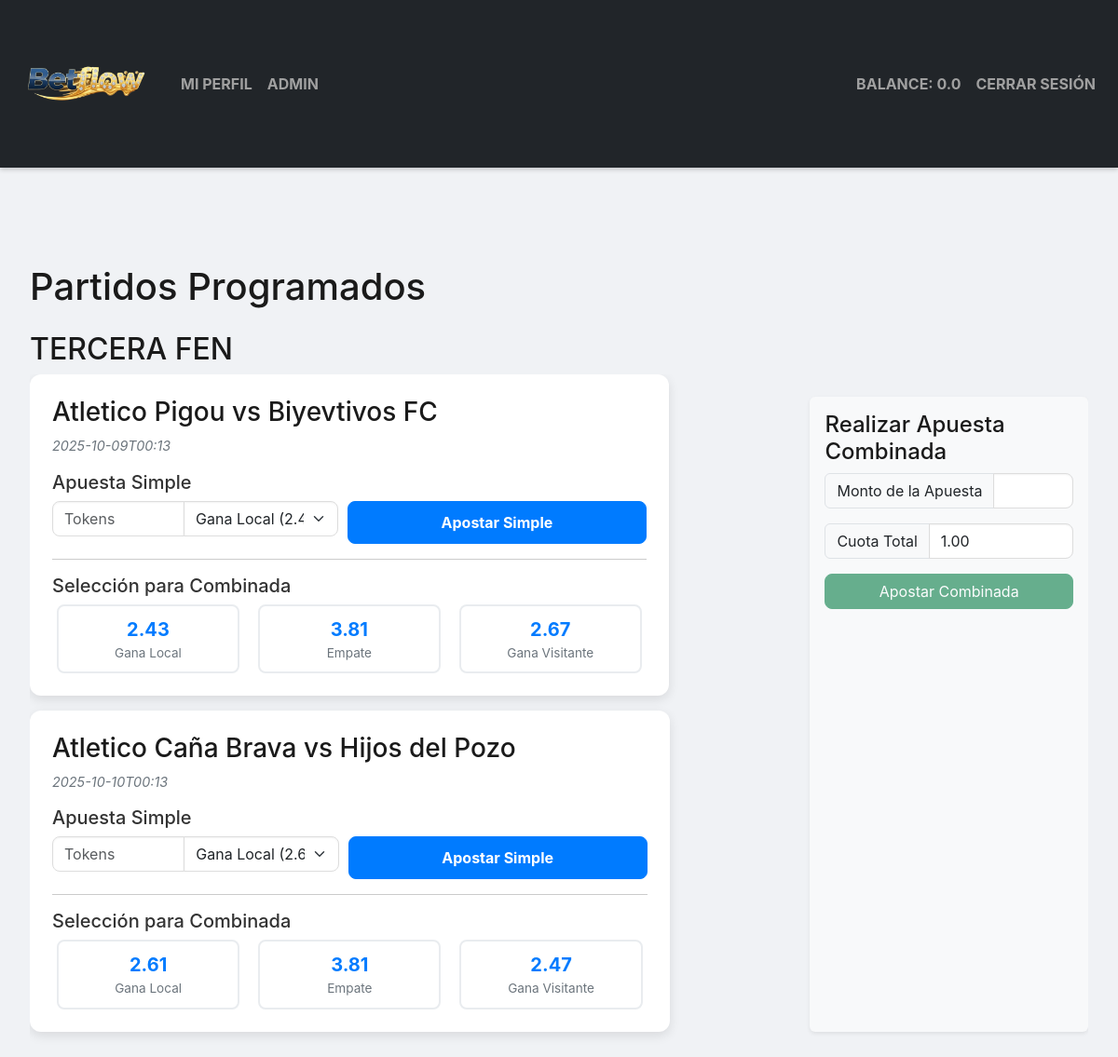
Page / (signed in) on the earlier database version.
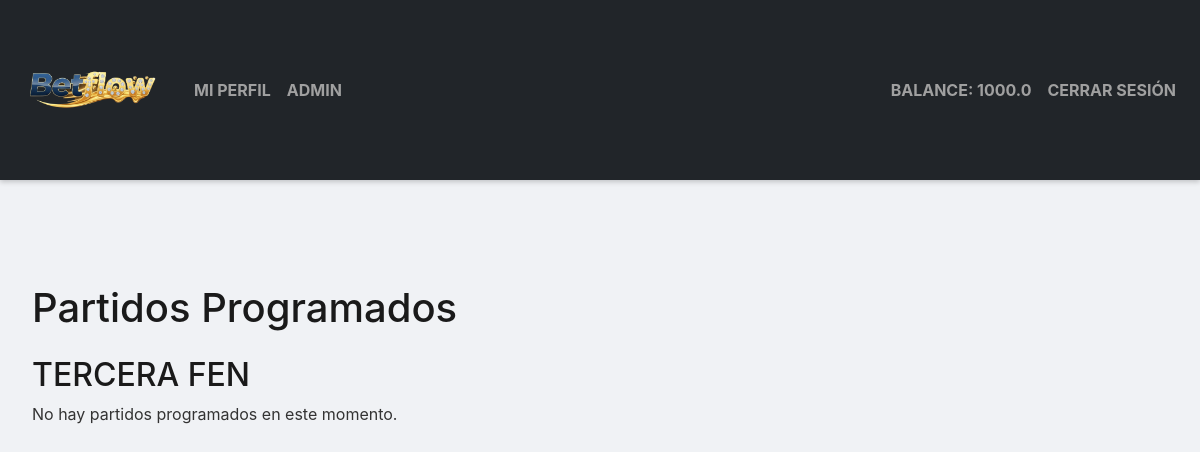
Same page on the later database version.
### tables this page shows
CREATE TABLE users (
    user_id INTEGER PRIMARY KEY AUTOINCREMENT,
    username TEXT UNIQUE NOT NULL,
    email TEXT UNIQUE NOT NULL,
    password_hash TEXT NOT NULL,
    token_balance REAL NOT NULL DEFAULT 1000.00,
    is_admin BOOLEAN NOT NULL DEFAULT 0
);

CREATE TABLE odds (
    odds_id INTEGER PRIMARY KEY AUTOINCREMENT,
    match_id INTEGER NOT NULL,
    odds_home REAL NOT NULL,
    odds_draw REAL NOT NULL,
    odds_away REAL NOT NULL,
    FOREIGN KEY (match_id) REFERENCES matches (match_id)
);

CREATE TABLE teams (
    team_id INTEGER PRIMARY KEY AUTOINCREMENT,
    team_name TEXT UNIQUE NOT NULL
);

CREATE TABLE matches (
    match_id INTEGER PRIMARY KEY AUTOINCREMENT,
    home_team_id INTEGER NOT NULL,
    away_team_id INTEGER NOT NULL,
    match_datetime TEXT NOT NULL,
    status TEXT NOT NULL DEFAULT 'SCHEDULED',
    home_score INTEGER,
    away_score INTEGER,
    FOREIGN KEY (home_team_id) REFERENCES teams (team_id),
    FOREIGN KEY (away_team_id) REFERENCES teams (team_id),
    CONSTRAINT uq_match UNIQUE (home_team_id, away_team_id, match_datetime)
);

### app.py (the view)
@app.route('/')
def index():
    db = database.get_db()
    matches = db.execute("SELECT m.match_id, m.match_datetime, o.odds_home, o.odds_draw, o.odds_away, ht.team_name as home_team, at.team_name as away_team FROM matches m JOIN odds o ON m.match_id = o.match_id JOIN teams ht ON m.home_team_id = ht.team_id JOIN teams at ON m.away_team_id = at.team_id WHERE m.status = 'SCHEDULED' ORDER BY m.match_datetime ASC").fetchall()
    return render_template('index.html', matches=matches)

### app.py (called while the page is built)
@app.before_request
def load_logged_in_user():
    user_id = session.get('user_id')
    g.user = None
    if user_id is not None:
        db = database.get_db()
        g.user = db.execute('SELECT * FROM users WHERE user_id = ?', (user_id,)).fetchone()

### database.py (called while the page is built)
def get_db():
    if 'db' not in g:
        g.db = sqlite3.connect(
            current_app.config['DATABASE'],
            detect_types=sqlite3.PARSE_DECLTYPES
        )
        g.db.row_factory = sqlite3.Row
    return g.db

### templates/index.html (shortened to what the changed rows need)
{% extends 'base.html' %}
{% block content %}
<div class="container mt-5">
    <div class="row">
        <div class="col-md-12">
            <h1>Partidos Programados</h1>
            <div class="tournament-container">
                <h2 class="mt-4">TERCERA FEN</h2>
                <div class="scrollable-row match-list">
                    {% if matches %}
                        <div class="d-flex flex-wrap gap-3">
                            {% for match in matches %}
                            <div class="match-card" data-match-id="{{ match.match_id }}" data-home-team="{{ match.home_team }}" data-away-team="{{ match.away_team }}">
                                <h3>{{ match.home_team }} vs {{ match.away_team }}</h3>
                                <p class="match-time">{{ match.match_datetime }}</p>
                                <h5 class="mt-3">Apuesta Simple</h5>
                                <form action="{{ url_for('bet', match_id=match.match_id) }}" method="post" class="bet-form">
                                    <div class="input-group mb-2">
                                        <input type="number" name="wager_amount" placeholder="Tokens" min="1" required class="form-control">
                                        <select name="bet_type" class="form-select" required>
                                            <option value="HOME_WIN">Gana Local ({{ match.odds_home | round(2) }})</option>
                                        </select>
                                    </div>
                                    <button type="submit" class="btn btn-primary w-100">Apostar Simple</button>
                                </form>
                                <hr>
                                <h5 class="mt-3">Selección para Combinada</h5>
                                <div class="odds-combo">
                                    <div class="odds-item">
                                        <label>
                                            <div class="odds-value-container">
                                                <div class="odds-value">{{ match.odds_home | round(2) }}</div>
                                                <div class="odds-label">Gana Local</div>
                                            </div>
                                        </label>
                                    </div>
                                    <div class="odds-item">
                                        <label>
                                            <div class="odds-value-container">
                                                <div class="odds-value">{{ match.odds_draw | round(2) }}</div>
                                                <div class="odds-label">Empate</div>
                                            </div>
                                        </label>
                                    </div>
                                    <div class="odds-item">
                                        <label>
                                            <div class="odds-value-container">
                                                <div class="odds-value">{{ match.odds_away | round(2) }}</div>
                                                <div class="odds-label">Gana Visitante</div>
                                            </div>
                                        </label>
                                    </div>
                                </div>
                            </div>
                            {% endfor %}
                        </div>
                        {% if g.user %}
                        <div class="combo-wager-container mt-4 p-3 bg-light rounded shadow-sm">
                            <h4>Realizar Apuesta Combinada</h4>
                            <form id="combo-bet-form" action="{{ url_for('combo_bet') }}" method="post">
                                <div id="combo-selections-hidden"></div> <div class="input-group mb-3">
                                    <span class="input-group-text">Monto de la Apuesta</span>
                                    <input type="number" name="combo_wager" min="1" required class="form-control" id="combo_wager">
                                </div>
                                <div class="input-group">
                                    <span class="input-group-text">Cuota Total</span>
                                    <input type="text" class="form-control" id="total-odds-display" value="1.00" readonly>
                                </div>
                                <button type="submit" class="btn btn-success w-100 mt-3" id="submit-combo-bet" disabled>Apostar Combinada</button>
                            </form>
                        </div>
                        {% else %}
                        <p class="login-prompt">Inicia sesión para apostar.</p>
                        {% endif %}
                    {% else %}
                    <p class="text-center">No hay partidos programados en este momento.</p>
                    {% endif %}
                </div>
            </div>
        </div>
    </div>
</div>
{% endblock %}

### templates/base.html (shortened to what this page needs)
<!doctype html>
<html lang="es">
<head>
    <link href="https://cdn.jsdelivr.net/npm/bootstrap@5.3.2/dist/css/bootstrap.min.css" rel="stylesheet">
    <link rel="stylesheet" href="{{ url_for('static', filename='style.css') }}">
</head>
<body>
    <nav class="navbar navbar-expand-lg navbar-dark bg-dark">
        <div class="container">
            <a class="navbar-brand" href="{{ url_for('index') }}">
                <img src="{{ url_for('static', filename='logo.png') }}" alt="Logo de Apuestas" class="navbar-logo">
            </a>
            <div class="collapse navbar-collapse">
                <ul class="navbar-nav me-auto mb-2 mb-lg-0">
                    {% if g.user %}
                        <li class="nav-item">
                            <a class="nav-link" href="{{ url_for('profile') }}">Mi Perfil</a>
                        </li>
                        {% if g.user.is_admin %}
                        <li class="nav-item">
                            <a class="nav-link" href="{{ url_for('admin') }}">Admin</a>
                        </li>
                        {% endif %}
                    {% endif %}
                </ul>
                <ul class="navbar-nav ms-auto mb-2 mb-lg-0">
                    {% if g.user %}
                        <li class="nav-item">
                            <a class="nav-link disabled" href="#">Balance: {{ g.user.token_balance | round(2) }}</a>
                        </li>
                        <li class="nav-item">
                            <a class="nav-link" href="{{ url_for('logout') }}">Cerrar Sesión</a>
                        </li>
                    {% endif %}
                </ul>
            </div>
        </div>
    </nav>
    <main class="container py-4">
        {% block content %}{% endblock %}
    </main>
</body>
</html>

Differences in the rows shown:
removed odds: home_team "Atletico Pigou", away_team "Biyevtivos FC", match_datetime "2025-10-09T00:13", odds_home "2.43", odds_draw "3.81", odds_away "2.67"
removed odds: home_team "Atletico Caña Brava", away_team "Hijos del Pozo", match_datetime "2025-10-10T00:13", odds_home "2.61", odds_draw "3.81", odds_away "2.47"
changed users: user.token_balance "0.0" → "1000.0"
Other differences:
form field value: "1.00" → (not shown)
text no longer shown: "Realizar Apuesta Combinada Monto de la Apuesta Cuota Total Apostar Combinada"
text now shown: "No hay partidos programados en este momento."
